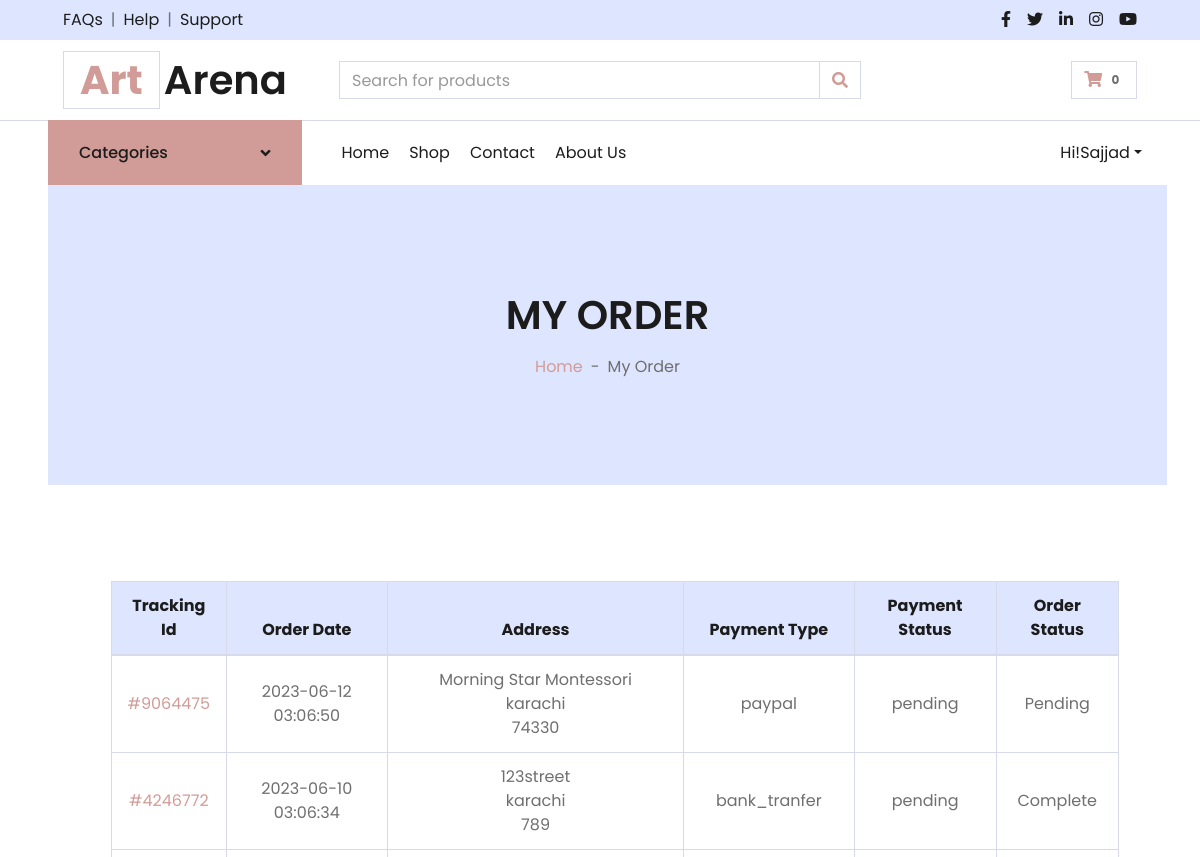
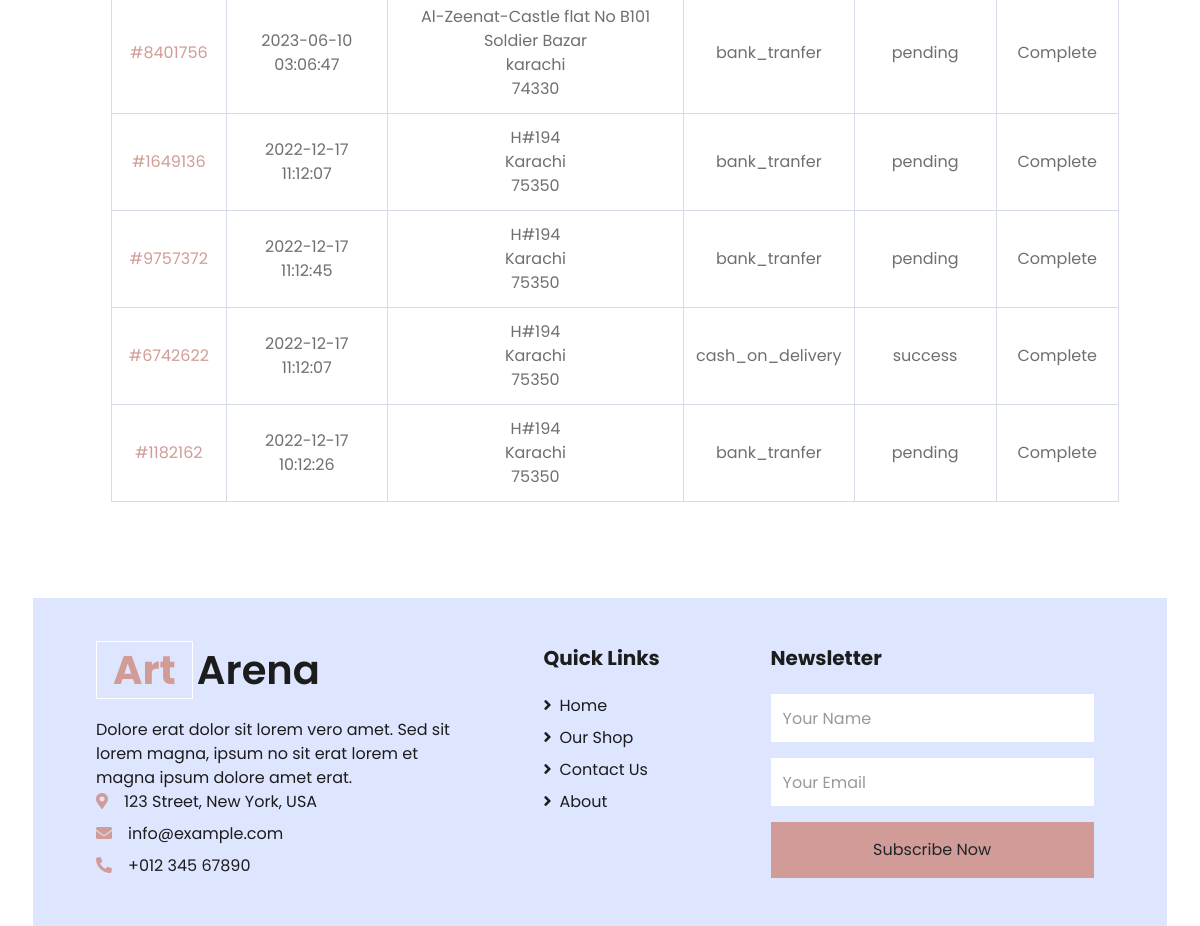
Page /my_order.php (signed in) on the committed database (2 pictures, top to bottom).
### tables this page shows
CREATE TABLE `orders` (
  `Id` int(11) NOT NULL,
  `Tracking_Id` varchar(255) NOT NULL,
  `User_Id` int(11) NOT NULL,
  `Email` varchar(50) NOT NULL,
  `Mobile` varchar(15) NOT NULL,
  `Address` varchar(255) NOT NULL,
  `City` varchar(50) NOT NULL,
  `Area` varchar(255) NOT NULL,
  `Pincode` int(11) NOT NULL,
  `Payment_Type` varchar(20) NOT NULL,
  `Total_Price` float NOT NULL,
  `Payment_Status` varchar(20) NOT NULL,
  `Order_Status` int(11) NOT NULL,
  `Date` datetime NOT NULL
);

CREATE TABLE `order_status` (
  `Id` int(11) NOT NULL,
  `Name` varchar(20) NOT NULL
);

### my_order.php (the view, shortened to what this page needs)
<?php
include "top.php";
?>
<div class="container-fluid bg-secondary mb-5">
        <div class="d-flex flex-column align-items-center justify-content-center" style="min-height: 300px">
            <h1 class="font-weight-semi-bold text-uppercase mb-3">My Order</h1>
            <div class="d-inline-flex">
                <p class="m-0"><a href="">Home</a></p>
                <p class="m-0 px-2">-</p>
                <p class="m-0">My Order</p>
            </div>
        </div>
    </div>
    <div class="container-fluid pt-5">
        <div class="row px-xl-5">
            <div class="col-lg-12 table-responsive mb-5">
                <table class="table table-bordered text-center mb-0">
                    <thead class="bg-secondary text-dark">
                        <tr>
                            <th>Tracking Id</th>
                            <th>Order Date</th>
                            <th>Address</th>
                            <th>Payment Type</th>
                            <th>Payment Status</th>
                            <th>Order Status</th>
                        </tr>
                    </thead>
                    <tbody class="align-middle">
                        <?php
                        $uid=$_SESSION['USER_ID'];
                        $res=mysqli_query($con,"select orders.*,order_status.Name as Order_Status_Str from orders,order_status where orders.user_id='$uid' and order_status.Id=orders.order_status order by orders.Id desc");
                        while($row=mysqli_fetch_assoc($res)){
                            ?>
                        <tr>
                            <td class="align-middle"><a href="orders_detail.php?id=<?= $row['Id'] ?>"><?= $row['Tracking_Id'] ?></a></td>
                            <td class="align-middle"><?= $row['Date'] ?></td>
                            <td class="align-middle">
                                <?= $row['Address'] ?><br>
                                <?= $row['City'] ?><br>
                                <?= $row['Pincode'] ?>
                        </td>
                            <td class="align-middle"><?= $row['Payment_Type'] ?></td>
                            <td class="align-middle"><?= $row['Payment_Status'] ?></td>
                            <td class="align-middle"><?= $row['Order_Status_Str'] ?></td>
                        </tr>
                        <?php
                        }
                        ?>
                    </tbody>
                </table>
            </div>
        </div>
    </div>
<?php
include "footer.php";
?>

### rows in the picture
orders: Tracking_Id "#9064475", Date "2023-06-12 03:06:50", Address "Morning Star Montessori", City "karachi", Pincode "74330", Payment_Type "paypal", Payment_Status "pending", order_status.Name "Pending"
orders: Tracking_Id "#4246772", Date "2023-06-10 03:06:34", Address "123street", City "karachi", Pincode "789", Payment_Type "bank_tranfer", Payment_Status "pending", order_status.Name "Complete"
orders: Tracking_Id "#8401756", Date "2023-06-10 03:06:47", Address "Al-Zeenat-Castle flat No B101 Soldier Bazar", City "karachi", Pincode "74330", Payment_Type "bank_tranfer", Payment_Status "pending", order_status.Name "Complete"
orders: Tracking_Id "#1649136", Date "2022-12-17 11:12:07", Address "H#194", City "Karachi", Pincode "75350", Payment_Type "bank_tranfer", Payment_Status "pending", order_status.Name "Complete"
orders: Tracking_Id "#9757372", Date "2022-12-17 11:12:45", Address "H#194", City "Karachi", Pincode "75350", Payment_Type "bank_tranfer", Payment_Status "pending", order_status.Name "Complete"
orders: Tracking_Id "#6742622", Date "2022-12-17 11:12:07", Address "H#194", City "Karachi", Pincode "75350", Payment_Type "cash_on_delivery", Payment_Status "success", order_status.Name "Complete"
orders: Tracking_Id "#1182162", Date "2022-12-17 10:12:26", Address "H#194", City "Karachi", Pincode "75350", Payment_Type "bank_tranfer", Payment_Status "pending", order_status.Name "Complete"

### other values in the picture
$totalProduct "0"
$_SESSION['USER_NAME'] "Sajjad"
